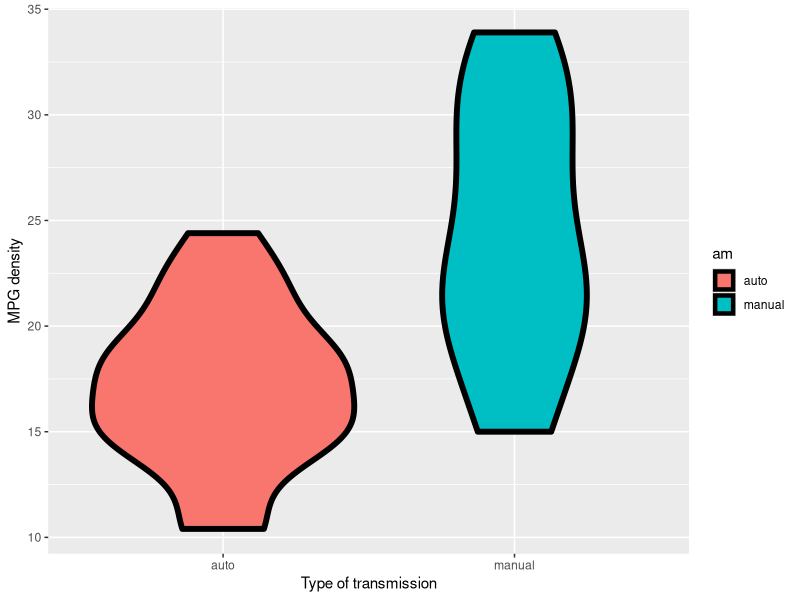
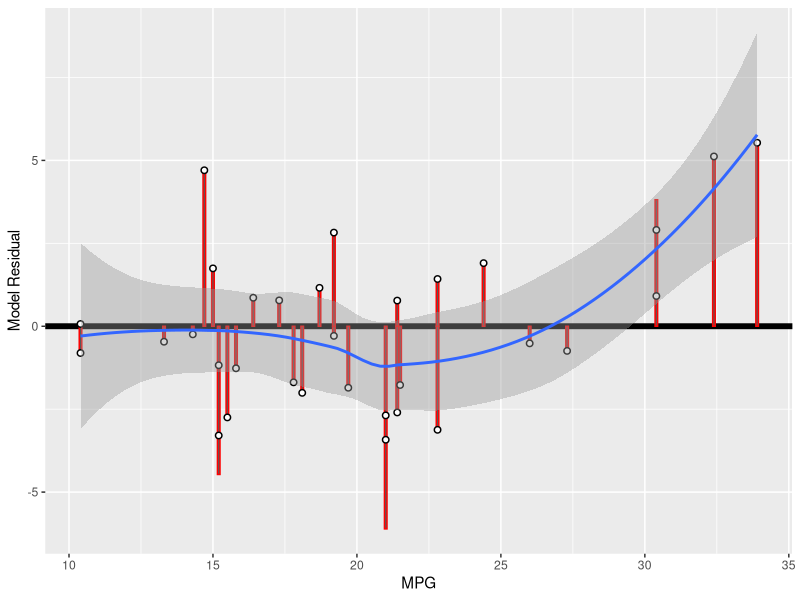
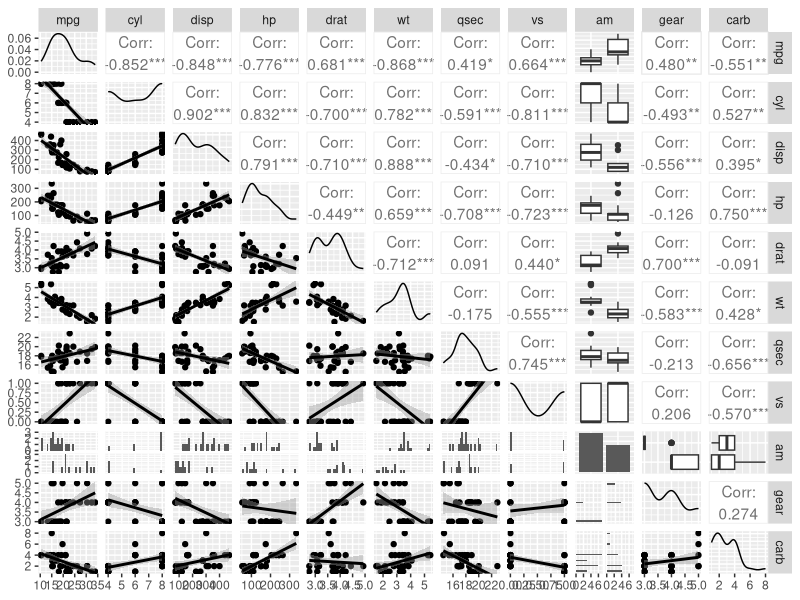
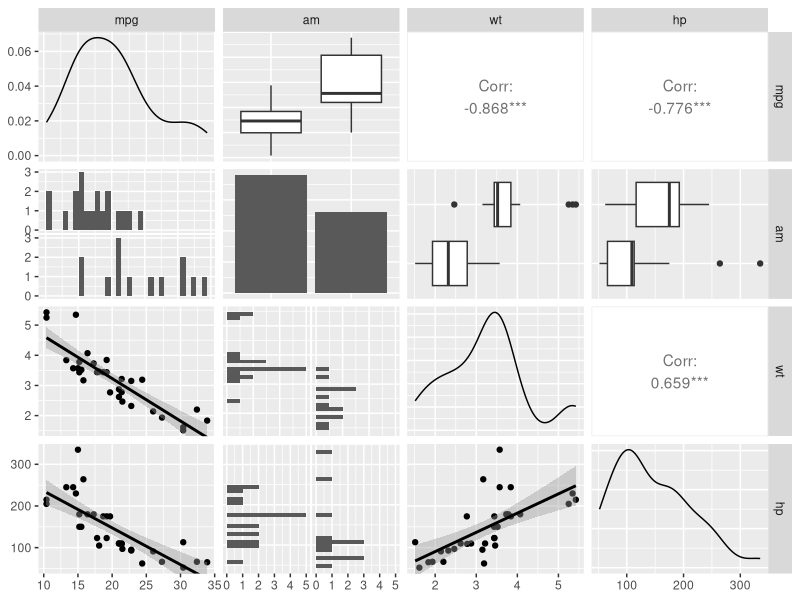

The R source for these figures, in order:
## ---- chunk 1
library(datasets)
library(dplyr)
library(ggplot2)
library(GGally)
library(stats)
data(mtcars)
am.levels <- c("auto", "manual")
am.auto <- as.factor(c(1, 2))
am.manual <- as.factor(c(1, 2))
levels(am.auto) <- am.levels
levels(am.manual) <- am.levels
am.auto <- am.auto[1]
am.manual <- am.manual[2]
mtcars <- mtcars %>%
  mutate(am = am + 1) %>%
  mutate(am = factor(am))
levels(mtcars$am) <- am.levels
## ---- chunk 2
str(mtcars)
## ---- chunk 3
g <- ggplot(data = mtcars, aes(am, mpg, fill = am))
g <- g + geom_violin(stat = "ydensity", color = "black", size = 2)
g <- g + xlab("Type of transmission")
g <- g + ylab("MPG density")
g
## ---- chunk 4
mod1 <- lm(mpg ~ am, data = mtcars)
mod2 <-  lm(mpg ~ am + wt, data = mtcars)
mod3 <-  lm(mpg ~ am + wt + hp, data = mtcars)
mod4 <-  lm(mpg ~ am + wt + hp + disp, data = mtcars)
mod5 <-  lm(mpg ~ am + wt + hp + disp + gear, data = mtcars)
## ---- chunk 5
anova(mod1, mod2, mod3, mod4, mod5)
## ---- chunk 6
mpghat <- predict(mod3)
resid <- mtcars$mpg - mpghat

g <- ggplot(data.frame(x = mtcars$mpg, y = resid), aes(x = x, y = y))
g <- g + geom_hline(yintercept = 0, size = 2)
g <- g + geom_col(size = 0.5, color = "red")
g <- g + geom_point(size = 2, color = "black")
g <- g + geom_point(size = 1, color = "white")
g <- g + geom_smooth(method = "auto")
g <- g + xlab("MPG")
g <- g + ylab("Model Residual")
g
## ---- chunk 7
wt.mean <- mean(mtcars$wt)
hp.mean <- mean(mtcars$hp)
auto.mpg <- predict(mod3, data.frame(am = am.auto, wt = wt.mean, hp = hp.mean))
manual.mpg <- predict(mod3, data.frame(am = am.manual, wt = wt.mean, hp = hp.mean))
cat(paste(round(as.numeric(((manual.mpg - auto.mpg) / (auto.mpg)) * 100)), "%"))
## ---- chunk 8
ggpairs(mtcars, lower = list(continuous = wrap("smooth", method = "lm")))
## ---- chunk 9
mtcars.used <- select(mtcars, mpg, am, wt, hp)
ggpairs(mtcars.used, lower = list(continuous = wrap("smooth", method = "lm")))
